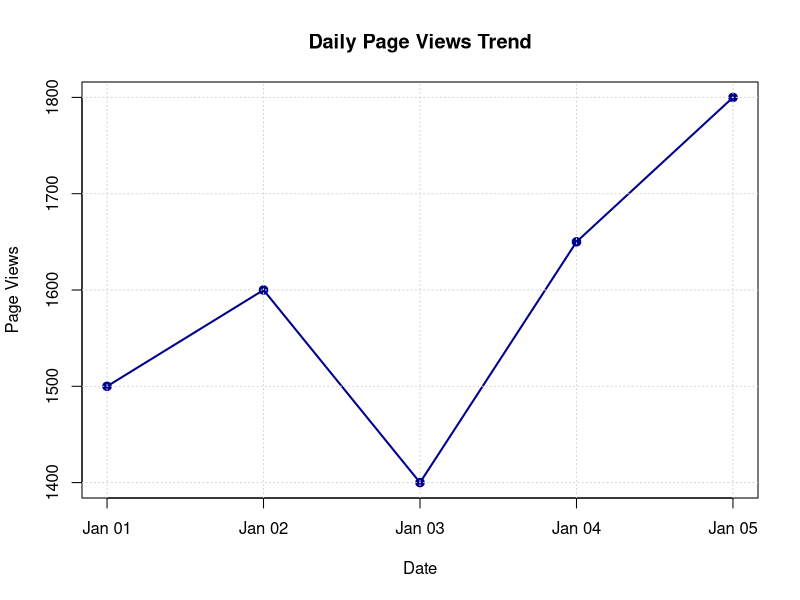

Write R code to recreate this figure.
# Create dataset for Set 5
website_data <- data.frame(
  Date = as.Date(c("2023-01-01", "2023-01-02", "2023-01-03", "2023-01-04", "2023-01-05")),
  Page_Views = c(1500, 1600, 1400, 1650, 1800),
  CTR = c(2.3, 2.7, 2.0, 2.4, 2.6),
  Likes = c(120, 150, 100, 130, 170),
  Shares = c(45, 60, 30, 50, 65),
  Comments = c(25, 35, 15, 20, 40)
)

print(website_data)

# 1. Line Chart for Page Views Trend
plot(website_data$Date, website_data$Page_Views, 
     type = "o", 
     col = "darkblue", 
     lwd = 2, 
     pch = 19,
     xlab = "Date", 
     ylab = "Page Views", 
     main = "Daily Page Views Trend")

grid()
